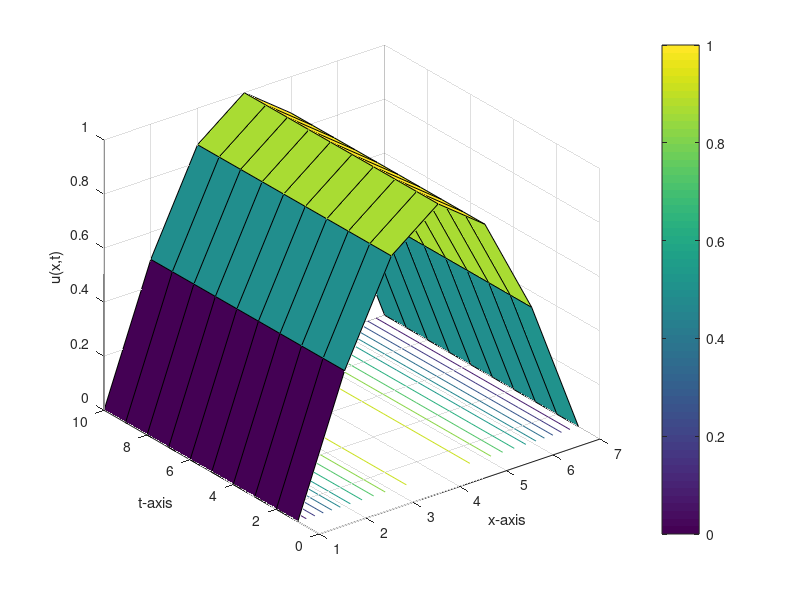
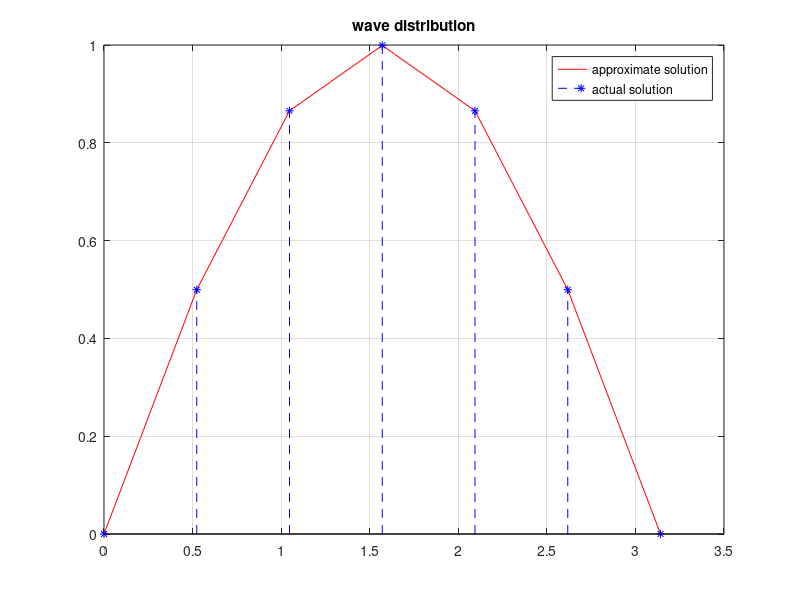

These charts were generated, in order, by the following MATLAB code:
% Approximate the one dimensional wave equation
%
% d^2u/dt^2 = d^2u/dx^2,   0 < x < pi,  t > 0
%
% which is subject to the initial conditions
% u(x,0) = sin(x)   and   du(x,0)/dt = 0   for all 0 <= x <= pi
%
% and the boundary conditions
% u(0,t) = u(pi,t) = 0,   t > 0
%
% and compare the result at t = 0.04 to the actual solution
% u(x,t) = cos(t)*sin(x)

function wave2
clc
clf
clear all
c=1;
a=0;
b=pi;
tf=0.04;
n=7;
m=10;
C1=0;
C2=0;
h=(b-a)/(n-1);
k=(tf-0)/(m-1);
r=(c*k)/h;
s1=1-r^2;
s2=2-2*r^2;
u=zeros(n,m);
for j=1:m
    u(1,j)=C1;
    u(n,j)=C2;
end
for i=2:n-1
    u(i,1)=f(a+(i-1)*h);
    u(i,2)=s1*f(a+h*(i-1))+k*g(a+h*(i-1))+(r^2)/2*(f(a+(i-2)*h)+f(a+i*h));
end
for j=3:m
    for i=2:n-1
        u(i,j)=s2*u(i,j-1)-u(i,j-2)+(r^2)*(u(i+1,j-1)+u(i-1,j-1));
    end
end
disp('Result=')
num2str(u')
figure (1)
surfc(u')
colorbar
grid on
xlabel('x-axis');
ylabel('t-axis');
zlabel('u(x,t)');
hold off
figure(2)
x=linspace(a,b,n);
sum=0.0;
for i=1:n
    v1(i)=u(i,m);%approximate solution depends on the value of m
    v2(i)=cos(tf)*sin(x(i)); %Exact solution at t=0.04
    sum=sum+(v1(i)-v2(i))*(v1(i)-v2(i));
end
rmse=sqrt(sum/n)
plot(x,v1,'-r')
hold on
stem(x,v2,'--*b')
grid on
hold off
title('wave distribution');
legend('approximate solution','actual solution');
function z=f(x)
z=sin(x);
function z=g(x)
z=0;
